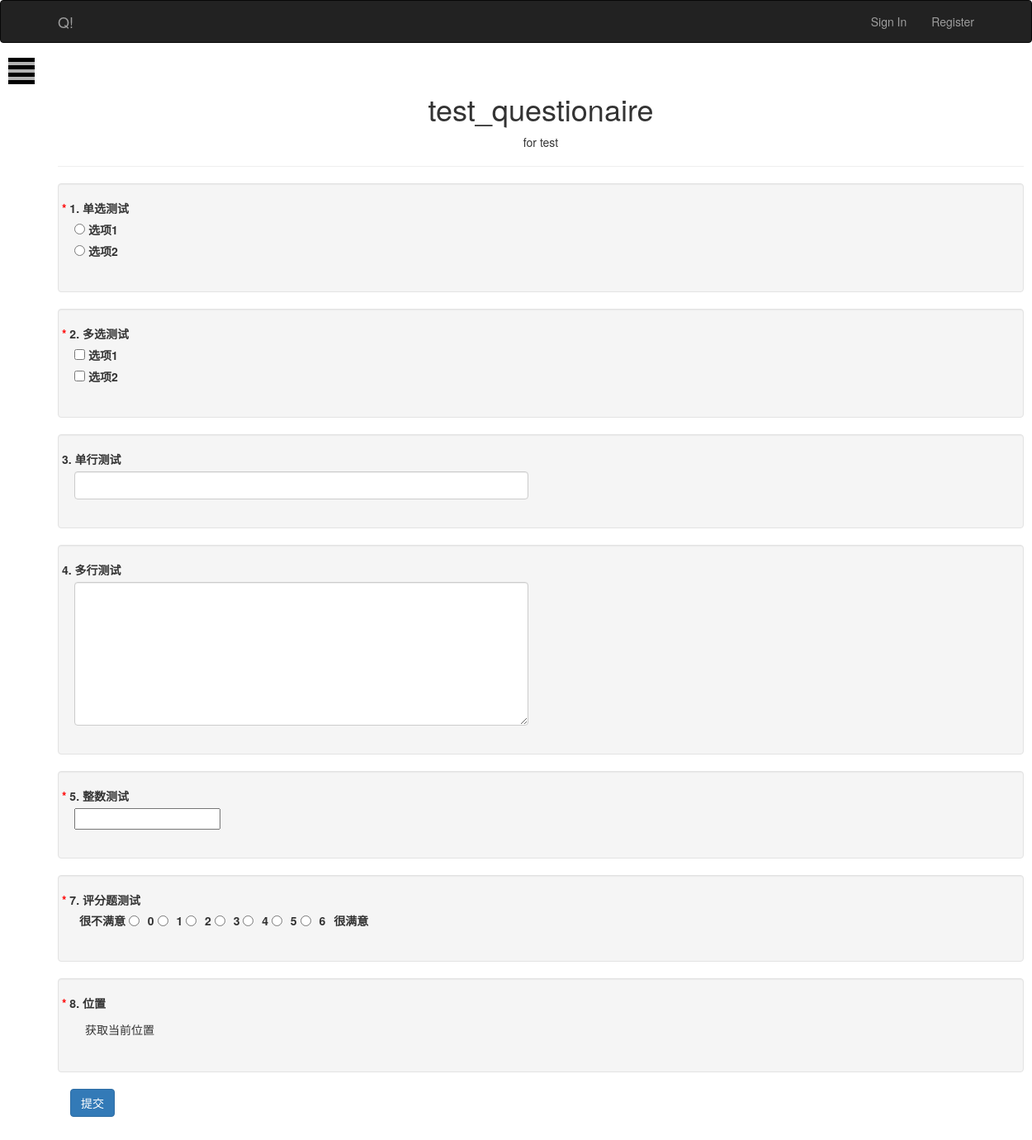
Screenshot of /questionaire/7/answer with the database file from the repository.
### app/models.py (models this page shows)
class Questionaire(db.Model):
    __tablename__ = "questionaires"
    id = db.Column(db.Integer, primary_key=True)
    title = db.Column(db.String(20))
    description = db.Column(db.Text())
    timestamp = db.Column(db.DateTime, index=True, default=datetime.utcnow)
    author_id = db.Column(db.Integer, db.ForeignKey('users.id'))
    questions = db.relationship('Question', backref="questionaire", lazy="dynamic")
    releases = db.relationship('QuestionaireRelease', backref="questionaire", lazy="dynamic")

class Question(db.Model):
    __tablename__ = "questions"
    id = db.Column(db.Integer, primary_key=True)
    type = db.Column(db.Integer)
    description = db.Column(db.String(64))
    must_do = db.Column(db.Boolean)
    questionaire_id = db.Column(db.Integer, db.ForeignKey('questionaires.id'))
    options = db.relationship('Option', backref="question", lazy="dynamic")
    score = db.relationship('Score', backref="question", uselist=False)
    number_control = db.relationship('NumberControl', backref="question", uselist=False)
    row_control = db.relationship('RowControl', backref="question", uselist=False)
    questionanswers = db.relationship("QuestionAnswer", backref='question', lazy='dynamic')
    relation = db.relationship('Relation', backref="question", uselist=False)

class Option(db.Model):
    __tablename__ = "options"
    id = db.Column(db.Integer, primary_key=True)
    description = db.Column(db.String(64))
    question_id = db.Column(db.Integer, db.ForeignKey('questions.id'))

class Score(db.Model):
    __tablename__ = "scores"
    id = db.Column(db.Integer, primary_key=True)
    left_text = db.Column(db.String(64))
    right_text = db.Column(db.String(64))
    radio_num = db.Column(db.Integer)
    question_id = db.Column(db.Integer, db.ForeignKey('questions.id'))

### app/main/views.py (the view, shortened to what this page needs)
@main.route('/questionaire/<int:id>/answer', methods=["GET", "POST"])
def answer_questionaire(id):
    questionaire = Questionaire.query.get_or_404(id)
    releases = QuestionaireRelease.query.filter_by(questionaire_id=id).all()
    if len(releases) == 0:
        flash("对不起，该问卷尚未发布")
        return render_template("warning.html")
    release = releases[-1]
    renderQuestions = get_question_dict(questionaire)
    length = len(renderQuestions)
    if release.mode == 0 and current_user.is_anonymous() == True:
        flash("对不起，您需要登陆才能回答该问卷")
        return render_template("warning.html")
    if release.mode == 1:
        ip = request.remote_addr
        ans_count = QuestionaireAnswer.query.filter_by(questionaire_id=id).filter_by(ip = ip).count()
        if ans_count >= release.times:
            flash("对不起，您的总回答次数已达到上限")
            return render_template("warning.html")
    if release.mode == 2:
        ip = request.remote_addr
        current_time = datetime.utcnow()
        today_ans_count = QuestionaireAnswer.query.filter_by(questionaire_id=id).filter_by(ip = ip).filter(db.cast(QuestionaireAnswer.timestamp, db.DATE) == db.cast(current_time, db.DATE)).count()
        if today_ans_count >= release.times:
            flash("对不起，您今日的回答次数已达到上限")
            return render_template("warning.html")
    return render_template('answer_questionaire.html', questionaire=questionaire,
                            renderQuestions=renderQuestions, length=length)

### app/auth/views.py (called while the page is built)
@auth.before_app_request
def before_request():
    if current_user.is_authenticated:
        current_user.ping()
        if not current_user.confirmed \
            and request.endpoint[:5] != 'auth.':
            return redirect(url_for('auth.unconfirmed'))

### app/main/__init__.py (called while the page is built)
@main.app_context_processor
def inject_permission():
    return dict(Permission=Permission)

### app/main/views.py (called while the page is built)
def get_question_dict(questionaire):
    questionaire_name = questionaire.title
    questionaire_description = questionaire.description
    questions = questionaire.questions.all()
    renderQuestions = []
    for question in questions:
        q = {
                    "question" : question,
                    "options" : question.options.all(),
        }
        renderQuestions.append(q)
    return renderQuestions

### app/templates/answer_questionaire.html (shortened to what this page needs)
{% extends "base.html" %}
{% block head %}
{{super()}}
{% endblock head %}
{% block page_content %}
    <div class="row">
        <div class="page-header">
            <h1 class="text-center font-weight-bold mb-2">
                {{ questionaire.title}}
            </h1>
            <p class="text-center font-weight-bold mb-2">{{questionaire.description}}</p>
        </div>
    </div>
    <div class>
        <form method="POST">
            <div id="question_list">
                {% for i in range(0, length) %}
                {% if renderQuestions[i].question.relation %}
                <div id="ques_{{i}}.div" class="form-group row well" style="display:none">
                {% else %}
                <div id="ques_{{i}}.div" class="form-group row well">
                {% endif %}
                    <div class="row">
                        <label class="form-label" id="ques_{{i}}.description">
                            {% if renderQuestions[i].question.must_do %}
                            <span style="color: red;">* </span>
                            {% endif %}
                            {{i+1}}.&nbsp;{{renderQuestions[i].question.description}}
                        </label>
                    </div>
                    <div class="form-group">
                    {% if renderQuestions[i].question.type == 0 %}
                        {% for j in range(0, renderQuestions[i].options|length) %}
                            <div class="custom-control custom-radio">
                                <input name="ques_{{i}}.ans" id="ques_{{i}}.option-{{j}}" class="custom-control-input" type="radio" value="{{j}}" onclick="judge_display(this)"/>
                                <label class="custom-control-label">{{ renderQuestions[i].options[j].description}}</label>
                            </div>
                        {% endfor %}
                    {% elif renderQuestions[i].question.type == 1 %}
                        {% for j in range(0, renderQuestions[i].options|length) %}
                            <div class="custom-control custom-checkbox">
                                <input name="ques_{{i}}.ans-{{j}}" id="ques_{{i}}.ans-{{j}}" class="custom-control-input" type="checkbox" value="{{j}}" onclick="judge_display(this)"/>
                                <label class="custom-control-label">{{ renderQuestions[i].options[j].description}}</label>
                            </div>
                        {% endfor %}
                    {% elif renderQuestions[i].question.type == 2 %}
                        <div class="row">
                            <div class="col-md-6">
                                {% if renderQuestions[i].question.row_control.row_type %}
                                    <textarea rows="8" class="form-control mb-2" name="ques_{{i}}.ans" id="ques_{{i}}.ans"></textarea>
                                {% else %}
                                    <input class="form-control mb-2" name="ques_{{i}}.ans" id="ques_{{i}}.ans"/>
                                {% endif %}
                            </div>
                        </div>
                    {% elif  renderQuestions[i].question.type == 3 %}
                        <div class="row">
                            <div class="col-md-6">
                                {% if renderQuestions[i].question.number_control.number_type %}
                                    <input name="ques_{{i}}.ans" id="ques_{{i}}.ans" type="number" value="{{j}}" step=0.01 min={{renderQuestions[i].question.number_control.min}}, max={{renderQuestions[i].question.number_control.max}}/>
                                {% else %}
                                    <input name="ques_{{i}}.ans" id="ques_{{i}}.ans" type="number" value="{{j}}" step=1  min={{renderQuestions[i].question.number_control.min}}, max={{renderQuestions[i].question.number_control.max}}/>
                                {% endif %}
                            </div>
                        </div>
                    {% elif  renderQuestions[i].question.type == 4 %}
                        <div class="row">
                            <div class="col-md-6">
                                <label style="vertical-align:middle;padding-left:6px;">{{ renderQuestions[i].question.score.left_text }}</label>
                                {% for s in range(renderQuestions[i].question.score.radio_num) %}
                                <input name="ques_{{i}}.ans" type="radio" value="{{s}}">
                                <label style="vertical-align:middle;padding-left:6px;">{{s}}</label>
                                {% endfor %}
                                <label style="vertical-align:middle;padding-left:6px;">{{ renderQuestions[i].question.score.right_text}}</label>
                            </div>
                        </div>
                    {% elif renderQuestions[i].question.type == 5%}
                        <div class="row">
                            <div class="col-md-6">
                                <span class="pull-left btn" onclick="getLocation_prime(this)">获取当前位置</span>
                            </div>
                        </div>
                    {% endif %}
                </div>
                </div>
                {% endfor %}
            </div>
            <div class="from-group">
                <button class="btn btn-primary" type="submit">提交</button>
            </div>
        </form>
    </div>
{% endblock %}
{% block content %}
{{super()}}
<div id="wrapper">
      <div id="page-content-wrapper">
        <button type="button" class="hamburger is-closed animated fadeInLeft" data-toggle="offcanvas">
          <span class="hamb-top"></span>
          <span class="hamb-middle"></span>
          <span class="hamb-bottom"></span>
        </button>
      </div>
</div>
{% endblock content %}

### app/static/style.css (style rules this page uses)
body { position: relative; overflow-x: hidden; }
body, html { height: 100%; background-color: white; }
#wrapper { -moz-transition: all 0.5s ease; -o-transition: all 0.5s ease; -webkit-transition: all 0.5s ease; padding-left: 0; transition: all 0.5s ease; }
#page-content-wrapper { padding-top: 70px; width: 100%; }
.hamburger { background: black; border: none; display: block; height: 32px; margin-left: 10px; position: fixed; top: 70px; width: 32px; z-index: 999; }
.hamburger.is-closed:before { -webkit-transform: translate3d(0, 0, 0); -webkit-transition: all 0.35s ease-in-out; color: #ffffff; content: ''; display: block; font-size: 14px; line-height: 32px; opacity: 0; text-align: center; width: 100px; }
.hamburger.is-closed .hamb-top { -webkit-transition: all 0.35s ease-in-out; background-color: rgba(255, 255, 255, 0.7); top: 5px; }
.hamburger.is-closed .hamb-middle { background-color: rgba(255, 255, 255, 0.7); margin-top: -2px; top: 50%; }
.hamburger.is-closed .hamb-bottom { -webkit-transition: all 0.35s ease-in-out; background-color: rgba(255, 255, 255, 0.7); bottom: 5px; }
.hamburger.is-closed .hamb-top, .hamburger.is-closed .hamb-middle, .hamburger.is-closed .hamb-bottom, .hamburger.is-open .hamb-top, .hamburger.is-open .hamb-middle, .hamburger.is-open .hamb-bottom { height: 4px; left: 0; position: absolute; width: 100%; }

### rows the page displays
Questionaire: title "test_questionaire", description "for test"
Question: must_do True (drawn), description "单选测试"
Option: description "选项1"
Option: description "选项2"
Question: must_do True (drawn), description "多选测试"
Option: description "选项1"
Option: description "选项2"
Question: description "单行测试"
Question: description "多行测试", type 2 (drawn)
Question: must_do True (drawn), description "整数测试"
Question: must_do True (drawn), description "评分题测试"
Score: left_text "很不满意", right_text "很满意"
Question: must_do True (drawn), description "位置"

### other values shown
{{ i+1 }} "1" "2" "3" "4" "5" "7" "8"
{{ s }} "0" "1" "2" "3" "4" "5" "6"
